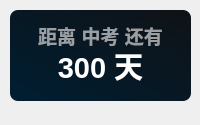
<?xml version="1.0" encoding="UTF-8"?>
<ui version="4.0">
 <class>Form</class>
 <widget class="QWidget" name="Form">
  <property name="geometry">
   <rect>
    <x>0</x>
    <y>0</y>
    <width>200</width>
    <height>125</height>
   </rect>
  </property>
  <property name="minimumSize">
   <size>
    <width>0</width>
    <height>0</height>
   </size>
  </property>
  <property name="maximumSize">
   <size>
    <width>16777215</width>
    <height>65536</height>
   </size>
  </property>
  <property name="windowTitle">
   <string>自定义倒计时</string>
  </property>
  <widget class="QLabel" name="countdown_custom_title">
   <property name="geometry">
    <rect>
     <x>20</x>
     <y>20</y>
     <width>161</width>
     <height>31</height>
    </rect>
   </property>
   <property name="font">
    <font>
     <family>Microsoft YaHei UI</family>
     <pointsize>14</pointsize>
     <weight>75</weight>
     <bold>true</bold>
    </font>
   </property>
   <property name="styleSheet">
    <string notr="true">color: rgba(255, 255, 255, 150);
font-weight: bold;</string>
   </property>
   <property name="text">
    <string>距离 中考 还有</string>
   </property>
   <property name="textFormat">
    <enum>Qt::PlainText</enum>
   </property>
   <property name="alignment">
    <set>Qt::AlignCenter</set>
   </property>
  </widget>
  <widget class="QLabel" name="custom_countdown">
   <property name="geometry">
    <rect>
     <x>20</x>
     <y>30</y>
     <width>161</width>
     <height>71</height>
    </rect>
   </property>
   <property name="font">
    <font>
     <family>Microsoft YaHei UI</family>
     <pointsize>22</pointsize>
     <weight>75</weight>
     <bold>true</bold>
    </font>
   </property>
   <property name="styleSheet">
    <string notr="true">border: none;
color: rgba(255, 255, 255, 255);
font-weight: bold</string>
   </property>
   <property name="text">
    <string>300 天</string>
   </property>
   <property name="textFormat">
    <enum>Qt::PlainText</enum>
   </property>
   <property name="alignment">
    <set>Qt::AlignCenter</set>
   </property>
  </widget>
  <widget class="QLabel" name="backgnd">
   <property name="geometry">
    <rect>
     <x>10</x>
     <y>10</y>
     <width>181</width>
     <height>91</height>
    </rect>
   </property>
   <property name="styleSheet">
    <string notr="true">background-color: qlineargradient(spread:pad, x1:0, y1:1, x2:1, y2:0, stop:0 rgba(0, 30, 50, 255), stop:1 rgba(15, 18, 22, 255));
border-radius: 8px</string>
   </property>
   <property name="text">
    <string/>
   </property>
  </widget>
  <widget class="QLabel" name="img">
   <property name="geometry">
    <rect>
     <x>10</x>
     <y>10</y>
     <width>91</width>
     <height>91</height>
    </rect>
   </property>
   <property name="styleSheet">
    <string notr="true"/>
   </property>
   <property name="pixmap">
    <pixmap>../img/2.png</pixmap>
   </property>
   <property name="scaledContents">
    <bool>true</bool>
   </property>
  </widget>
  <zorder>backgnd</zorder>
  <zorder>img</zorder>
  <zorder>countdown_custom_title</zorder>
  <zorder>custom_countdown</zorder>
 </widget>
 <resources/>
 <connections/>
</ui>
